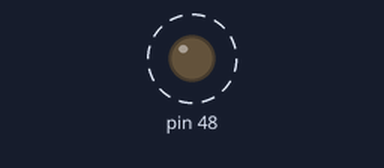
The sketch below on a simulated Arduino Mega 2560, built with avr-gcc and run on an emulated ATmega2560. Parts: output pins drawn as LEDs (lit = HIGH). Dashed ring = blinking.

Above: at 0.05 s.
Timing chart, 0 to 3.0 s (numbered marks = the images above):
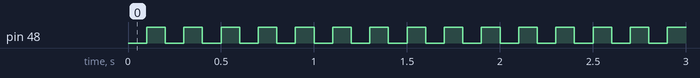

The sketch:

delay.ino
```cpp
void setup() {
  // 设置 GPIO48 Pin 为输出模式
  pinMode(48,OUTPUT);
  // 设置48引脚 输出低电平
  digitalWrite(48,LOW);
}

void loop() {
  // 设置48引脚 输出低电平
  digitalWrite(48,LOW);
  //延时100ms
  delay(100);
  // 设置48引脚 输出高电平
  digitalWrite(48,HIGH);
  //延时100ms
  delay(100);
}
```

Measured:
- by itself, pin 48: alternates HIGH for 0.10 s and LOW for 0.10 s
